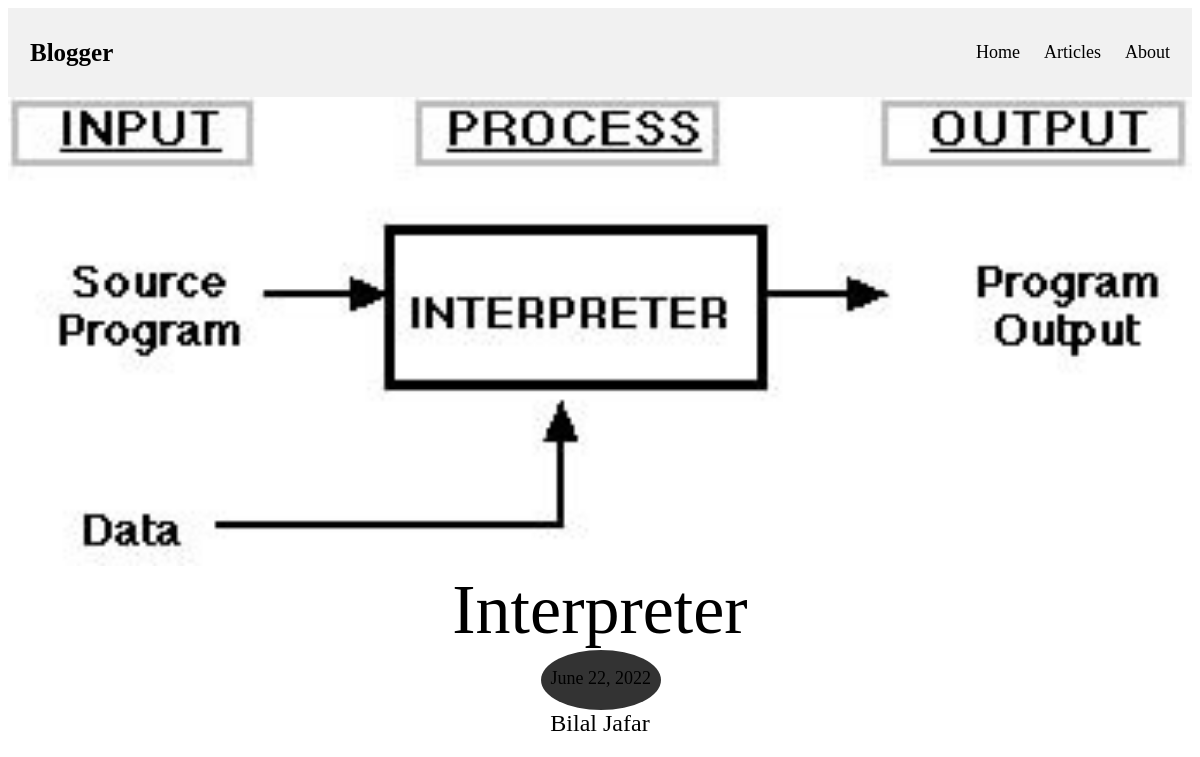
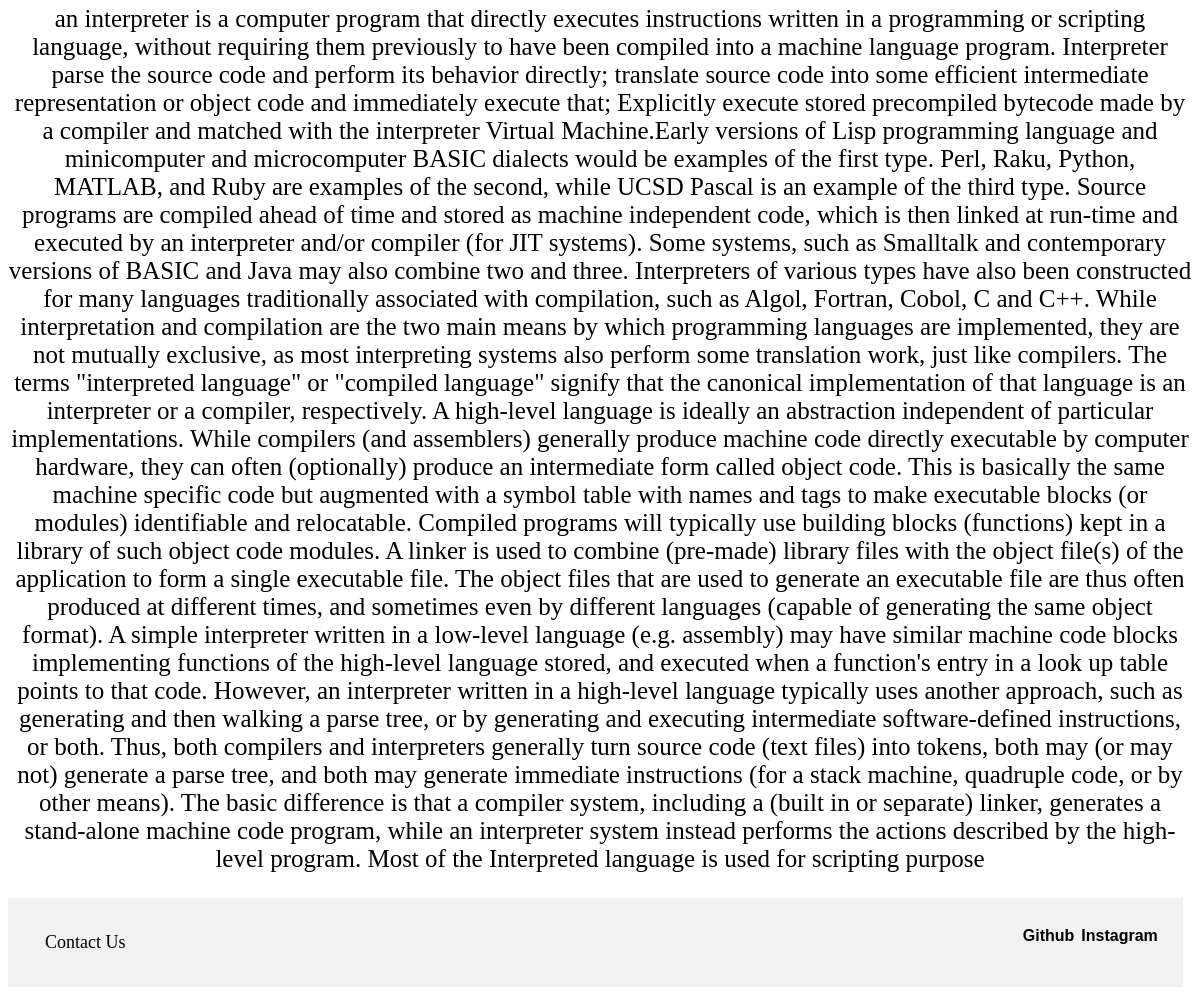
/article/interpreter, run on the app's committed database (2 pictures, top to bottom).
### article/models.py (models this page shows, shortened)
class Article(models.Model):
    title = models.CharField(max_length=30)
    author = models.CharField(max_length=50)
    slug = models.SlugField()
    description = models.TextField()
    date = models.DateField()
    image = models.ImageField()

### article/views.py (the view)
# urls.py: path('<slug>',views.article_page)
def article_page(request , slug):
    article = Article.objects.get(slug=slug)
    return render(request, "article_page.html", {'article':article})

### article/templates/article_page.html
{% extends 'main_website.html' %}
{% block content %}
<div class="article">
    <img class="article_image" src={{ article.image.url }}>
    <div class="article_title">{{ article.title }}</div>
        <div class="date_position" >
            <div class="article_date_box">
                <p class="article_date">{{ article.date }}</p>
            </div>
        </div>
        <div class="article_author">{{ article.author }}</div>
        <p class="article_desc">{{ article.description }}</p>
</div>
{% endblock %}

### static/article_style.css (style rules this page uses)
.article { font-weight: 300; font-style: normal; text-align: center; }
.article_image { width: 100%; height: auto; top: 0; bottom: 0; }
.article_title { font-size:70px; }
.date_position { left: 45%; position: relative; display: flex; width:fit-content; justify-content: center; }
.article_date_box { border-radius: 50%; width: 120px; height: 60px; border: 4px rgb(51, 51, 51);; background-color: rgb(51, 51, 51);; text-align: center; }
.article_date { vertical-align: middle; font-weight: 300; font-size: large; text-align: center; }
.article_author { font-size: x-large; }
.article_desc { position: bottom; font-size: 25px; }

### data on the page
Article: image (picture), title "Interpreter", date "June 22, 2022", author "Bilal Jafar", description "an interpreter is a computer program that directly executes instructions written in a programming or scripting language, without requiring them previously to have been compiled into a machine language program. Interpreter parse the source code and perform its behavior directly; translate source code into some efficient intermediate representation or object code and immediately execute that; Explicitly execute stored precompiled bytecode made by a compiler and matched with the interpreter Virtual Machine.Early versions of Lisp programming language and minicomputer and microcomputer BASIC dialects would be examples of the first type. Perl, Raku, Python, MATLAB, and Ruby are examples of the…"
